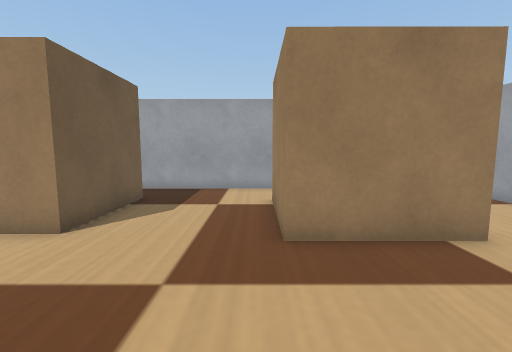
View 1 (above)

16 first-person views from a walk through a world built for the Webots simulator. The camera is 0.09 m above the floor, tilts 6° down and sees 90° across. The floor is counted in squares, 0.05 m on a side. Each view is taken from the middle of a square. On the plan, view 1 faces up. The plan holds only what a view shows up to about 15 squares ahead; the rest is blank. Robots are left out. Webots' stock objects and surfaces are drawn as simple stand-ins.

View 2
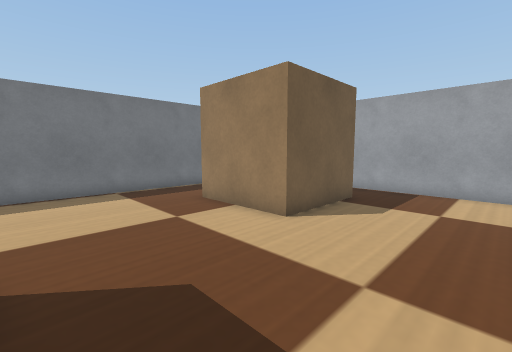

View 3
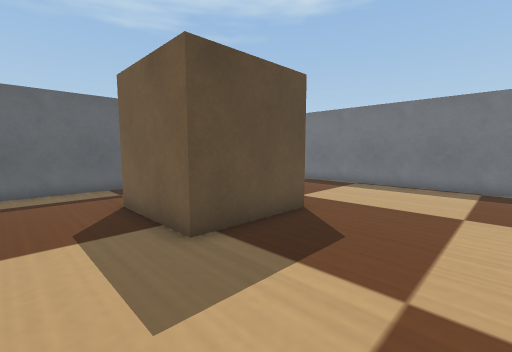

View 4
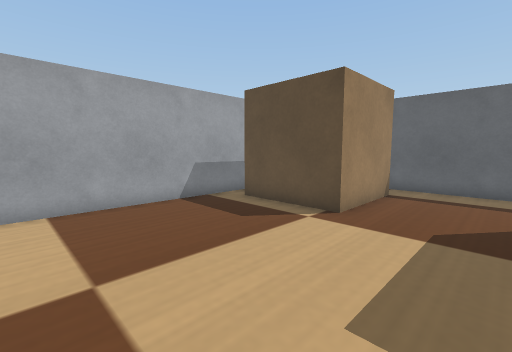

View 5
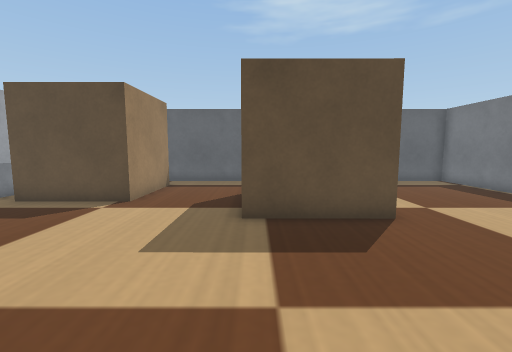

View 6
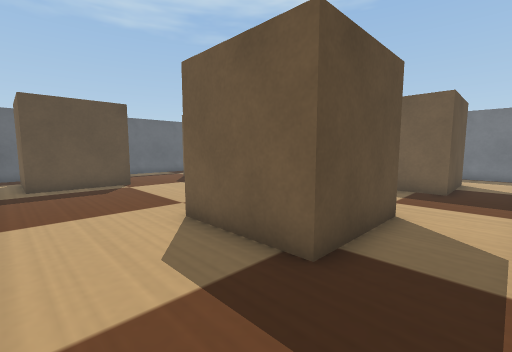

View 7
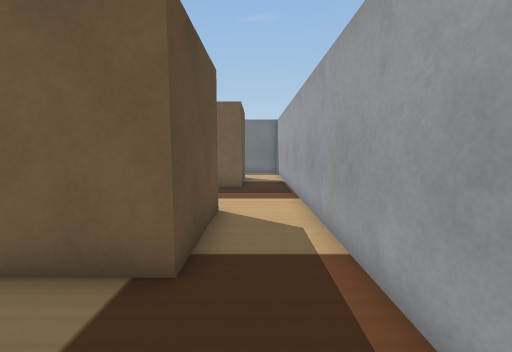

View 8
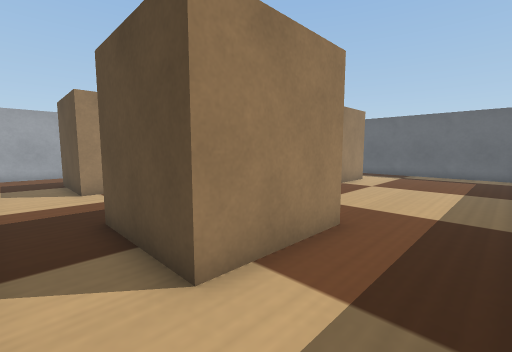

View 9
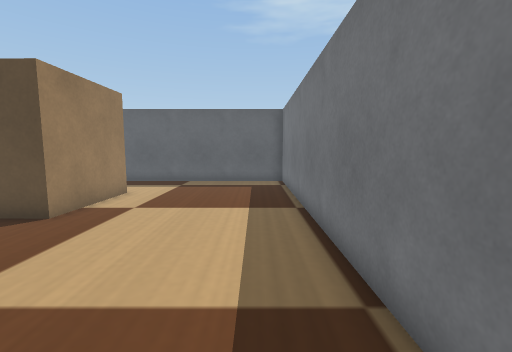

View 10
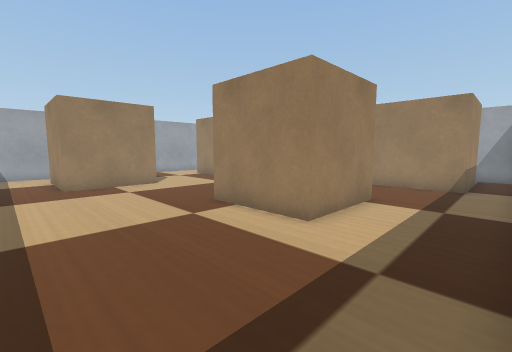

View 11
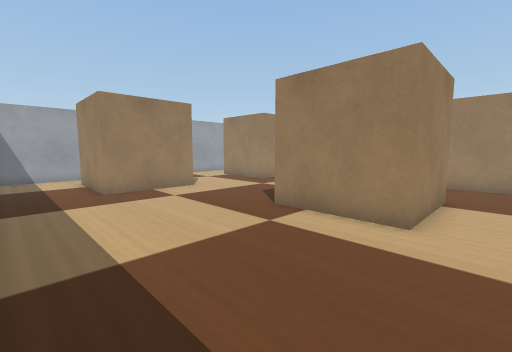

View 12
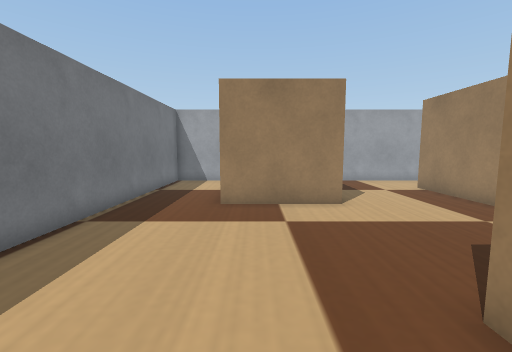

View 13
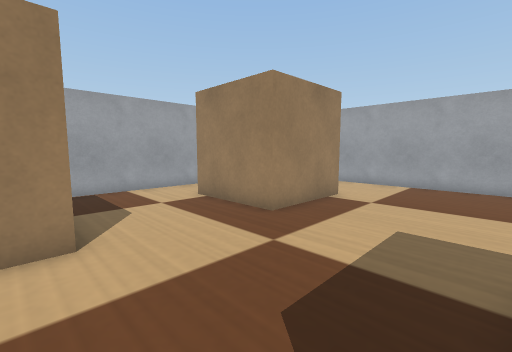

View 14
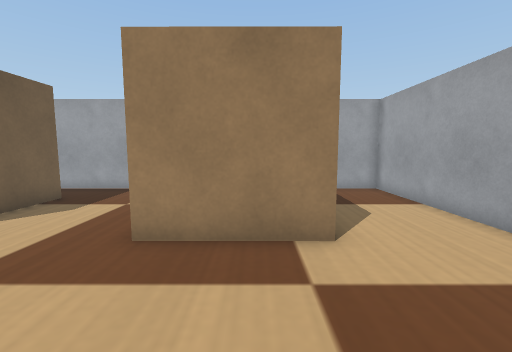

View 15
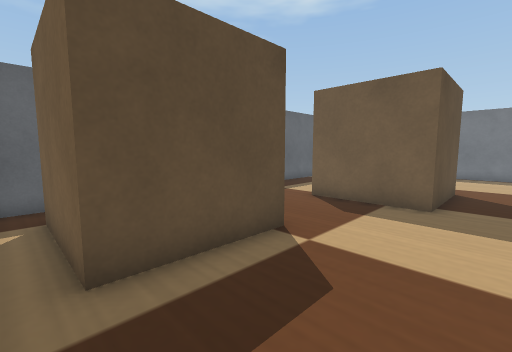

View 16
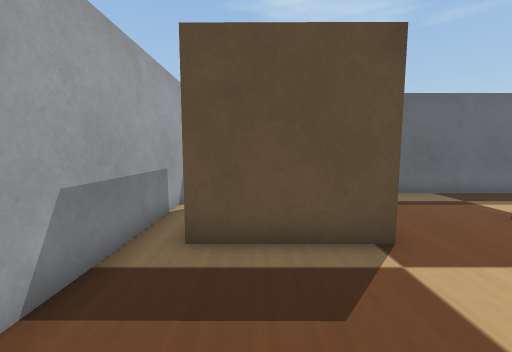

### Floor plan
Key: @ floor where view 1 was taken; # wall or solid block; . floor; B cardboard box.
Columns run from 12 left of view 1 to 9 right of it. Each row starts with its distance up from view 1.
 12 ######################
 11 #....................#
 10 #....................#
  9 #...BBBBB....BBBB....#
  8 #...B   B....B  B....#
  7 #...B   B....B  B....#
  6 #...B   B....B  B....#
  5 #...BBBB.....BBBB....#
  4 #....................#
  3 #....................#
  2 #....................#
  1 #....................#
  0 #...........@........#
 -1 #......BBBBB.........#
 -2 #......B   B.........#
 -3 #......B   B...BBBBB.#
 -4 #......BBBBB...B   B.#
 -5 #..............B   B.#
 -6 #..............B   B.#
 -7 #...............BBBB.#
 -8 #....................#
 -9 #################  ###

Where each view was taken, in squares from view 1:
view 1: 0 up, 0 right, facing up
view 2: 0 up, 0 right, facing up-left
view 3: 4 up, 2 right, facing down-left
view 4: 4 up, 0 right, facing down-right
view 5: 6 up, 1 left, facing down
view 6: 11 up, 8 right, facing down-left
view 7: 10 up, 8 right, facing left
view 8: 11 up, 11 left, facing down-right
view 9: 6 up, 10 left, facing down
view 10: 8 down, 10 left, facing up-right
view 11: 6 down, 11 left, facing up-right
view 12: 3 down, 7 left, facing up
view 13: 0 up, 5 left, facing up-right
view 14: 0 up, 3 right, facing up
view 15: 1 up, 8 right, facing down-left
view 16: 2 up, 6 right, facing down
